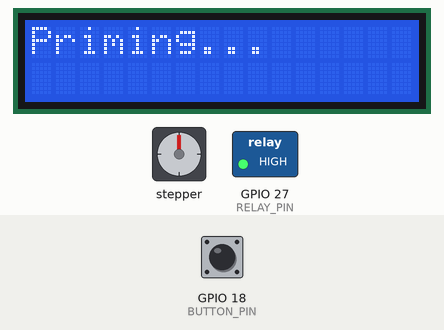
Simulated run of this sketch. Board: ESP32. Parts: 16×2 character LCD, stepper motor, switched loads named in the sketch (green lamp = pin HIGH). The inputs (shaded band) are chosen by the test bench; at power-on: GPIO 18 (BUTTON_PIN) HIGH. Stepper angles assume 2048 steps per turn; what the sketch prints to the serial monitor is not drawn.

Above: at 2.1 s.
At 19.2 s:
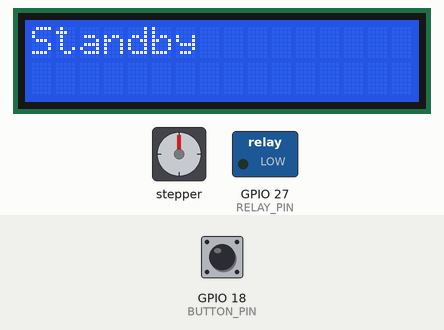
19.3 s: GPIO 18 (BUTTON_PIN) pulled LOW for 0.15 s
At 32.0 s:
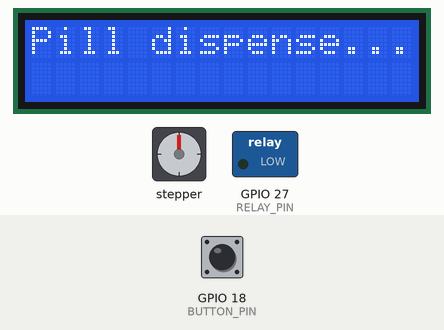
At 33.1 s:
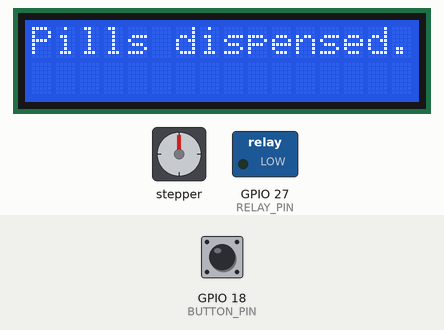
Timing chart, 0 to 33.8 s (numbered marks = the images above; inputs shaded):
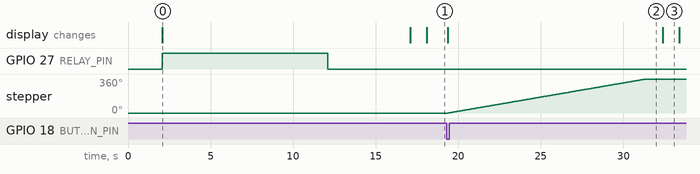

The sketch:

waterPump.ino
```cpp
#include <LiquidCrystal_I2C.h>
#include <Stepper.h>
// set the LCD number of columns and rows
int lcdColumns = 16;
int lcdRows = 2;

// set LCD address, number of columns and rows
LiquidCrystal_I2C lcd(0x27, lcdColumns, lcdRows);


#define RELAY_PIN 27 // ESP32 pin GIOP27, which connects to the IN pin of relay
#define BUTTON_PIN 18
#define PRIME_TIME 10000
#define DEBOUNCE_TIME 50
#define IN1 19
#define IN2 23
#define IN3 5
#define IN4 4

//set up steps per revolution
const int stepsPerRevolution=2048; // need to change based on requirement @shawn
int lastSteadyState = LOW;
int lastFlickerableState=LOW;
int currentState;

Stepper myStepper(stepsPerRevolution, IN1, IN3, IN2, IN4);

unsigned long lastDebounceTime=0;


// the setup function runs once when you press reset or power the board
void setup() {
  Serial.begin(115200);
  // initialize digital pin GIOP27 as an output.
  pinMode(RELAY_PIN, OUTPUT);
  pinMode(BUTTON_PIN, INPUT_PULLUP);
  // initialize LCD
  lcd.init();
  // turn on LCD backlight
  lcd.backlight();
  lcd.setCursor(0,0);
  lcd.print("Startup");
  delay(2000);
  lcd.clear();
  myStepper.setSpeed(5);

  prime();
}

// the loop function runs over and over again forever
void loop() {
  currentState = digitalRead(BUTTON_PIN);
  lcd.setCursor(0,0);
  lcd.print("Standby");


  if (currentState!= lastFlickerableState){
    lastDebounceTime=millis();
    lastFlickerableState=currentState;
  }

  if ((millis()-lastDebounceTime) > DEBOUNCE_TIME) {
    if (lastSteadyState==HIGH && currentState == LOW){
      Serial.println("Button Press");
//      deliverDose(5);
        deliverPill();
    }
    else if (lastSteadyState==LOW && currentState==HIGH){
      Serial.println("Button release");
    }
    lastSteadyState = currentState;
  }
}

void deliverPill(){
  lcd.clear();
  lcd.setCursor(0,0);
  lcd.print("Pill dispense...");
  myStepper.step(stepsPerRevolution);
  delay(1000);
  lcd.clear();
  lcd.print("Pills dispensed.");
  delay(1000);
  lcd.clear();
}


void deliverDose(int dosage){
  int timeOfOperation = 565 * dosage;
  lcd.clear();
  lcd.setCursor(0, 0);
  lcd.print("Delivering Dose...");
  Serial.println("Delivering Dose...");
  digitalWrite(RELAY_PIN, HIGH);
  delay(timeOfOperation);
  digitalWrite(RELAY_PIN, LOW);
  lcd.clear();
  lcd.print("Dose Delivered.");
  delay(1000);
  lcd.clear();
  Serial.println("Dose Delivered.");
}

void prime(){
  lcd.clear();
  lcd.setCursor(0,0);
  lcd.print("Priming...");
  digitalWrite(RELAY_PIN, HIGH);
  delay(PRIME_TIME);
  digitalWrite(RELAY_PIN,LOW);
  delay(5000);
  Serial.println("Device has been primed.");
  lcd.clear();
  lcd.print("Primed.");
  delay(1000);

}
```

Measured:
- after the input at 19.3 s, stepper: turns 360° clockwise in 12.0 s, starting after 0.10 s; the display: changes after 0.08 s (image 2)
- what the display in image 0 shows lasts 15.0 s, from 2.1 s to 17.1 s
- what the display in image 3 shows lasts 1.0 s, from 32.4 s to 33.4 s
